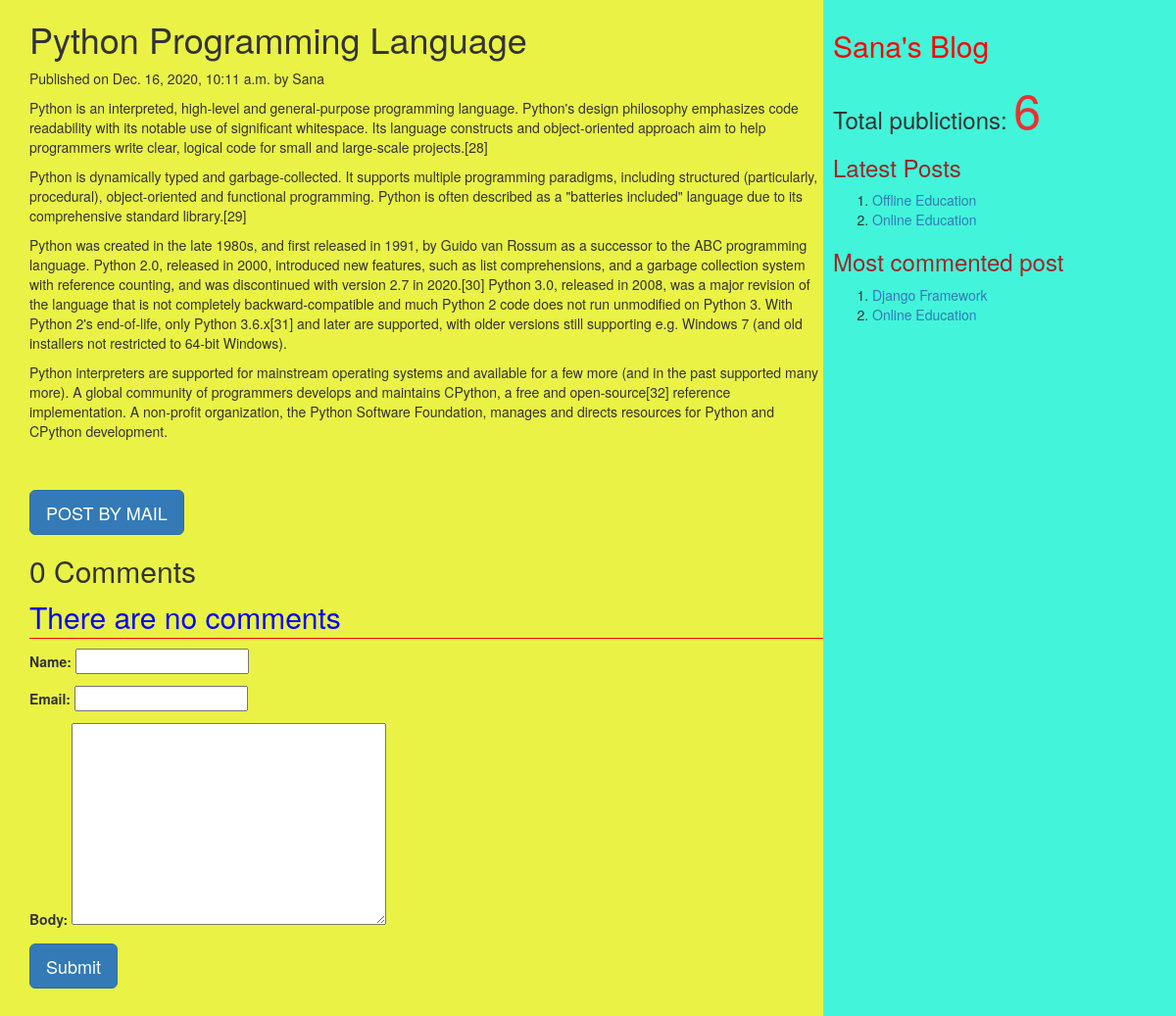
The page /2020/12/16/python-programming-language on the database its author committed.
### myapp/models.py (models this page shows, shortened)
class Post(models.Model):
          tags=TaggableManager()
          STATUS_CHOICES=(('draft','Draft'),('published','Published'))
          title=models.CharField(max_length=256)
          slug=models.SlugField(max_length=264,unique_for_date='publish')
          author=models.ForeignKey(User,related_name='blog_posts',on_delete= models.CASCADE)
          body=models.TextField()
          publish=models.DateTimeField(default=timezone.now)
          created=models.DateTimeField(auto_now_add=True)
          updated=models.DateTimeField(auto_now=True)
          status= models.CharField(max_length=10,choices=STATUS_CHOICES,default='draft')
          objects=CustomManager()
          class Meta:
                ordering=('-publish',)
          def get_absolute_url(self):
                return reverse('post_detail',args=[self.publish.year,self.publish.strftime('%m'),self.publish.strftime('%d'),self.slug])

### myapp/views.py (the view, shortened to what this page needs)
# urls.py: url(r'(?P<year>\d{4})/(?P<month>\d{2})/(?P<day>\d{2})/(?P<post>[-\w]+)',views.post_detail_view,name='post_detail'),
def post_detail_view(request,year,month,day,post):
    post=get_object_or_404(Post,slug=post,publish__year=year,publish__month=month,publish__day=day)
    comments=post.comments.filter(active=True)
    csubmit=False
    form=CommentForm()
    d={'post':post,'form':form,'csubmit':csubmit,'comments':comments}
    return render(request,'myApp/post_detail.html',d)

### myapp/forms.py
class CommentForm(forms.ModelForm):
    class Meta:
        model=Comment
        fields=('name','email','body')

### myapp/models.py (called while the page is built)
    def get_queryset(self):
        return super().get_queryset().filter(status='published')

### myapp/templatetags/mytags.py (called while the page is built)
@register.simple_tag
def total_posts():
    return Post.objects.count()

@register.inclusion_tag('myApp/latest_post.html')
def show_latest_posts(count=3):
    latest_posts=Post.objects.order_by('-publish')[:count]
    return {'latest_posts':latest_posts}

@register.simple_tag
def get_most_commented_posts(count=2):
    return Post.objects.annotate(total_comments=Count('comments')).order_by('-total_comments')[:count]

### templates/myapp/post_detail.html (shortened to what this page needs)
<html>
    {%extends 'myApp/parent.html'%}
        {%block content_block%}
        <h1>{{post.title}}</h1>
        <p>Published on {{post.publish}} by {{post.author|title}}</p>
        {{post.body|linebreaks}} <br><br>
        <a href="/{{post.id}}/share" class='btn btn-lg btn-primary'>POST BY MAIL</a>
        {%with comments.count as comments_count%}
        <h2>{{comments_count}} Comment{{comments_count|pluralize}}</h2>
        {%endwith%}
        {%if comments%}
         {%for c in comments%}
         <p>Comment {{forloop.counter}} by {{c.name}}</p>
        <div>{{c.body|linebreaks}}</div>
        <hr>
        {%endfor%}
        {%else%}
         <p style="color:blue;font-size:30px;font-style:bold;border-bottom:1px red solid;">There are no comments</p>
        {%endif%}
         {%if csubmit%}
         <h2>Thank you..Your comment has been added successfully!!</h2>
         {%else%}
         <form  method="post">
           {{form.as_p}}
           <input type="submit" class='btn btn-lg btn-primary' value="Submit">
         </form>
         {%endif%}
        {%endblock%}

### templates/myapp/parent.html (shortened to what this page needs)
<html>
{%load mytags%}
    <head>
        <link rel="stylesheet" href="https://maxcdn.bootstrapcdn.com/bootstrap/3.3.7/css/bootstrap.min.css">
    </head>
    <body>
        <div class="content" style="width:70%;float:left;background-color:#eaf246;height:250%;padding:0 0 0 30px">
              {%block content_block%}
              {%endblock%}
        </div>
        <div class="sidebar" style="width:30%;float:right;background-color:#42f5da;height:250%;padding:10px">
            <h2 style="color:red">Sana's Blog</h2>
            <h3>Total publictions:
              <span style="color:#eb3131;font-size:50px">
              {%total_posts%}</span>
              <h3 style="color:#9c2828">Latest Posts</h3>
              {% show_latest_posts 2 %}
              <h3 style="color:#9c2828">Most commented post</h3>
              {%get_most_commented_posts as m%}
              <ol>
                {%for post in m%}
                <li><a href="{{post.get_absolute_url}}">{{post.title}}</a></li>
                {%endfor%}
              </ol>
            </h3>
        </div>
    </body>
</html>

### templates/myapp/latest_post.html
<!DOCTYPE html>
<html lang="en" dir="ltr">
  <body>
    <ol>
    {%for post in latest_posts%}
    <li><a href="{{post.get_absolute_url}}">{{post.title}}</a></li>
    {%endfor%}
    </ol>
  </body>
</html>

### rows shown on the page
Post: title "Python Programming Language", publish "Dec. 16, 2020, 10:11 a.m.", author "Sana", body "Python is an interpreted, high-level and general-purpose programming language. Python's design philosophy emphasizes code readability with its notable use of significant whitespace. Its language constructs and object-oriented approach aim to help programmers write clear, logical code for small and large-scale projects.[28] Python is dynamically typed and garbage-collected. It supports multiple programming paradigms, including structured (particularly, procedural), object-oriented and functional programming. Python is often described as a \"batteries included\" language due to its comprehensive standard library.[29] Python was created in the late 1980s, and first released in 1991, by Guido van…"
Post: title "Offline Education"
Post: title "Online Education"
Post: title "Django Framework"

### other values the page prints
{{ comments_count }} "0"
